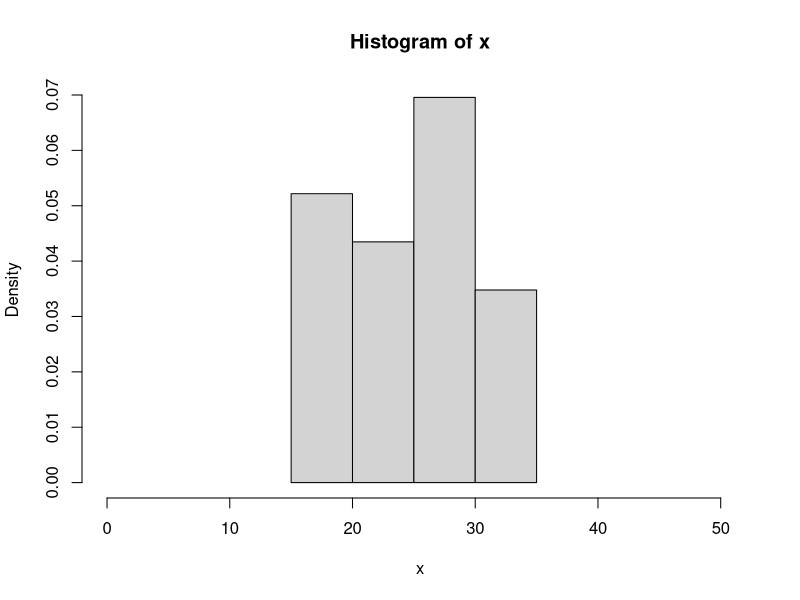
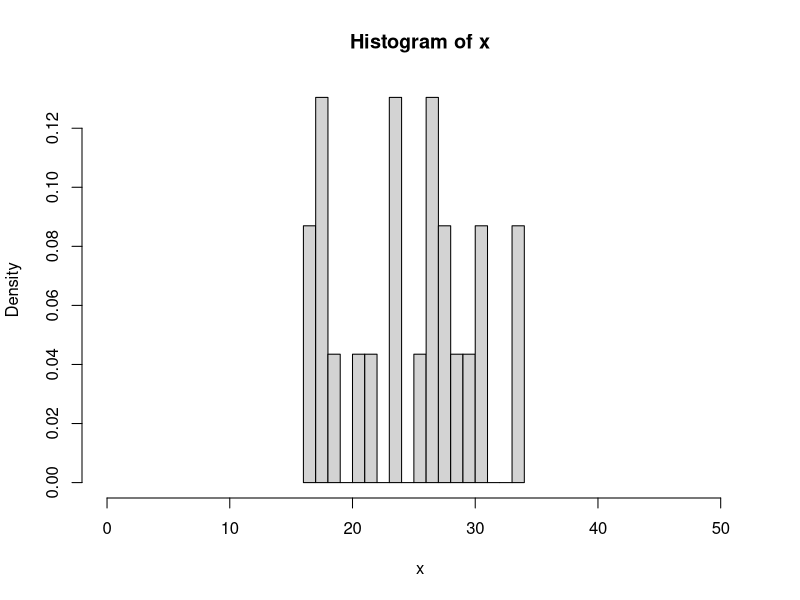
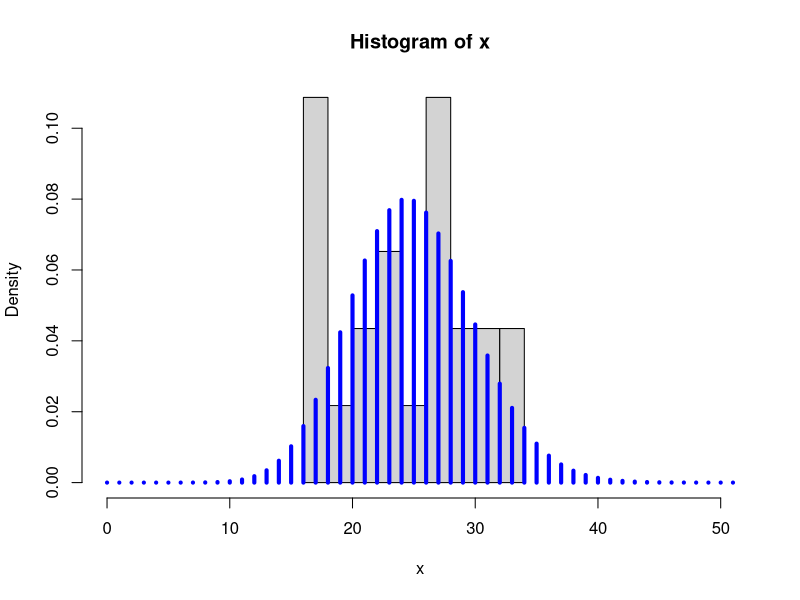
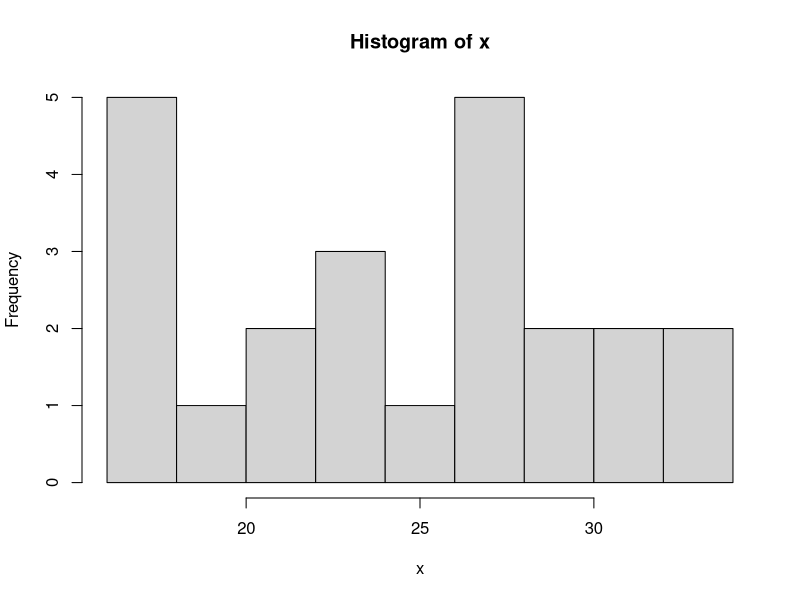

The R source for these figures, in order:
# Rproject6_LRTest_Poisson.r

# Example 8.4.A:  Counts of asbestos fibers on filters
#       Steel et al. 1980

# 1.  Data ----
x=c(31,29,19,18,31,28,
    34,27,34,30,16,18,
    26,27,27,18,24,22,
    28,24,21,17,24)

# x= rpois(n=100, lambda=24.91)
# 2.  Parameter Estimation of Poisson----

# Suppose x is a sample of size n=23 from a Poisson(lambda) distribution
#
#   2.1 Estimate of lambda (MOM and MLE are the same)

lambda.hat=mean(x)

print(lambda.hat)
# 

par(mfcol=c(1,1))
#   2.2 Plot histograms of sample data

#     Vary argument nclass= for number of bins
hist(x, xlim=c(0,1.5*max(x)), probability=TRUE)

hist(x,nclass=15, xlim=c(0,1.5*max(x)), probability=TRUE)

hist(x,nclass=10, xlim=c(0,1.5*max(x)), probability=TRUE)
# Add plot of pmf function for fitted Poisson distribution
x.grid=seq(0,1.5*max(x),1)
x.probs=dpois(x.grid, lambda=lambda.hat)

lines(x.grid,x.probs, type="h", col='blue',lwd=4)

# 
lambda.hat.sterror=sqrt(lambda.hat/length(x))

print(lambda.hat.sterror)

# 3.  Likelihood Ratio Test Based on Histogram


nclass0=10
hist.0<-hist(x,nclass=nclass0)
print(hist.0$counts)
n.bins=length(hist.0$counts)

print(hist.0$breaks)

# cdf values at the breaks

hist.0.breaks.MLEFITTED.cdf=ppois(hist.0$breaks, lambda=lambda.hat)

# bin probabilities are the differences
hist.0.pbin=diff(hist.0.breaks.MLEFITTED.cdf)

####
#   3.1 Construct vectors of Observed and Expected counts

counts.Observed=hist.0$counts


probs.mle=hist.0.pbin
counts.sum=sum(counts.Observed)

counts.Expected=counts.sum*probs.mle

#labels.BloodType=c("M","MN","N")

#   3.2 Compute LRStat 
#       Conduct level alpha=0.05 test
#       Compute P-Value
component.LRStat=2*counts.Observed*log(counts.Observed/counts.Expected)
LRStat=sum(component.LRStat)
print(LRStat)
#
# Under Null Hypothesis, LRStat is a chi-square r.v. with
#   q=(m-1) -1  degrees of freedom
#     where m=number of bins
# For level alpha test, determine critical value of LRStat
alpha=.05
m=n.bins
q=m-1-1
print(q)

chisq.criticalValue=qchisq(p=1-alpha,df=q)
print(chisq.criticalValue)

#   Test rejected  at alpha level (LRStat > chisq.criticalValue)
#
# Compute P-value of LRStat

LRStat.pvalue=1-pchisq(LRStat, df=q)

print(LRStat.pvalue)


# 4. Pearson ChiSquare Test ----
#   4.1 Construct vectors of Observed and Expected counts


counts.Observed=hist.0$counts


probs.mle=hist.0.pbin
counts.sum=sum(counts.Observed)

counts.Expected=counts.sum*probs.mle


#   4.2 Compute Pearson ChiSqStat
#       Conduct level alpha=0.05 test
#       Compute P-Value


component.ChiSqStat=((counts.Observed-counts.Expected)^2 )/counts.Expected
ChiSqStat=sum(component.ChiSqStat)
print(ChiSqStat)

#
# Under Null Hypothesis, LRStat is a chi-square r.v. with
#   q=(m-1) -1  degrees of freedom
#     where m=number of bins
# For level alpha test, determine critical value of LRStat
alpha=.05
m=n.bins
q=m-1-1
print(q)

chisq.criticalValue=qchisq(p=1-alpha,df=q)
print(chisq.criticalValue)

#   Test accepted at alpha level (ChiSqStat < chisq.criticalValue)
#
# Compute P-value of ChiSqStat

ChiSqStat.pvalue=1-pchisq(ChiSqStat, df=q)

print(ChiSqStat.pvalue)

############################
# 5.  Create Table for Both Tests ----
table.lrtests<-data.frame(
  Observed=counts.Observed,
  Expected=counts.Expected,
  LRStat.j=component.LRStat,
  ChiSqStat.j=component.ChiSqStat)


#   Add last row equal to sums of columns
#     Use r function apply(X=, MARGIN=, FUN=)
table.lrtests.0<-rbind(
  table.lrtests,
  t(as.matrix(apply(X=table.lrtests,MARGIN=2,FUN=sum))))
labels.tablerows<-paste("Bin_",c(1:n.bins),"[",
                        hist.0$breaks[1:(n.bins)],",",
                        hist.0$breaks[2:(n.bins+1)],"]",sep="")
dimnames(table.lrtests.0)[[1]]<-c(labels.tablerows,"Total/Sum")



print(table.lrtests.0)

print(data.frame(cbind(LRStat.pvalue=LRStat.pvalue, 
                       ChiSqStat.pvalue=ChiSqStat.pvalue),
                 row.names=c("P-Value")))
